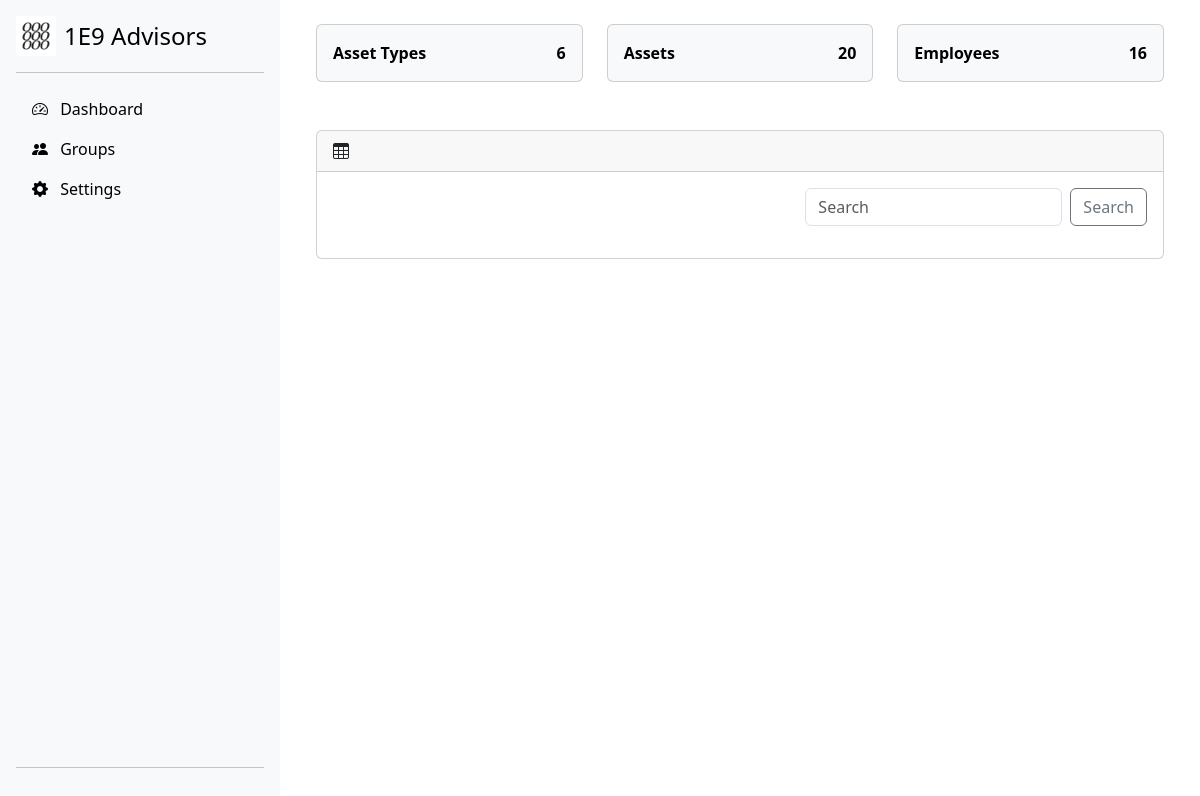
The app's page /newbase/, older data.
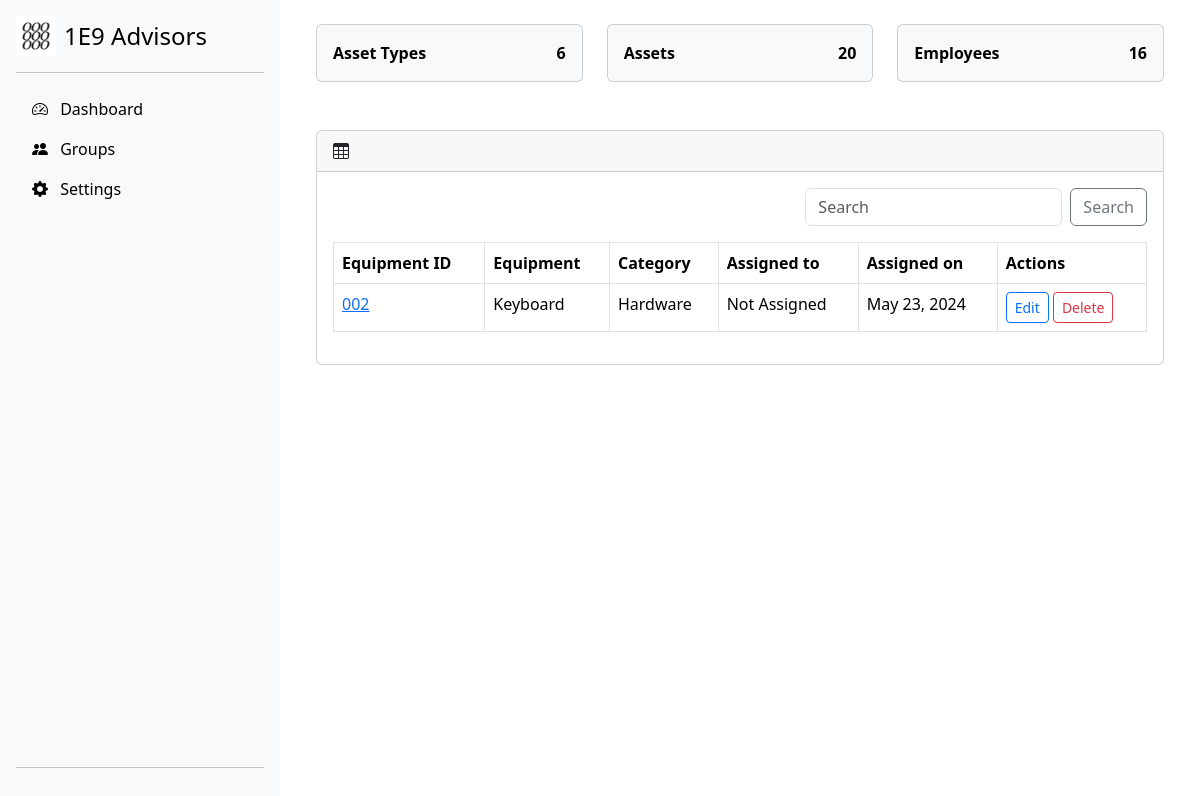
The same page, newer data.
### inventorymanager/models.py (models this page shows, shortened)
class Assets(models.Model) :
    equipment_id = models.CharField(max_length=30)
    equipment_name = models.CharField(max_length=30)
    category = models.CharField(max_length=30)
    employee = models.CharField(default="Not Assigned",max_length=30)
    assigned_on = models.DateField(default=timezone.now)

### inventorymanager/views.py (the view)
# urls.py: path("newbase/",views.RecordsView.as_view(),name='newbase'),
class RecordsView(generic.ListView):
    template_name = "inventorymanager/newbase.html"
    context_object_name = "records"
    def get_queryset(self) -> QuerySet[Any]:
        return Assets.objects.all()

### inventorymanager/templates/inventorymanager/newbase.html (shortened to what the changed rows need)
<!DOCTYPE html>
<html lang="en">
<head>
    <!-- {% load bootstrap5 %}
    {% bootstrap_css %}
    {% bootstrap_javascript %} -->
    <link href="https://cdn.jsdelivr.net/npm/bootstrap@5.3.3/dist/css/bootstrap.min.css" rel="stylesheet">
    <link rel="stylesheet" href="https://cdn.jsdelivr.net/npm/bootstrap-icons@1.9.1/font/bootstrap-icons.css">
</head>
<body>
    <div class="d-flex">
        <div class="container-fluid">
            <main>
                <div class="container-fluid px-4">
                    <div class="card mb-4">
                        <div class="card-body">
                            <div class="">
                                <div class="mb-1">
                                    {% if records %}
                                    <table class="table table-hover table-bordered fw-normal">
                                        <thead>
                                            <tr>
                                                <th>Equipment ID</th>
                                                <th>Equipment</th>
                                                <th>Category</th>
                                                <th>Assigned to</th>
                                                <th>Assigned on</th>
                                                <th>Actions</th>
                                            </tr>
                                        </thead>
                                        <tbody>
                                            {% for record in records %}
                                            <tr>
                                                <td><a class="first-col" href="#">{{ record.equipment_id }}</a></td>
                                                <td>{{ record.equipment_name }}</td>
                                                <td>{{ record.category }}</td>
                                                <td>{{ record.employee }}</td>
                                                <td>{{ record.assigned_on }}</td>
                                                <td>
                                                    <button type="button" data-id="{{ record.id }}" class="btn btn-outline-primary btn-sm" data-bs-toggle="modal" data-bs-target="#editModal">
                                                        Edit
                                                    </button>
                                                    <button type="button" class="btn btn-outline-danger btn-sm" data-bs-toggle="modal" data-bs-target="#deleteModal" data-id="{{ record.id }}">
                                                        Delete
                                                    </button>
                                                </td>
                                            </tr>
                                            {% endfor %}
                                        </tbody>
                                    </table>
                                    {% endif %}
                                </div>
                            </div>
                        </div>
                    </div>
                </div>
            </main>
        </div>
    </div>
</body>
</html>

Row changes from the older to the newer data that the page shows:
added Assets: equipment_id "002", equipment_name "Keyboard", category "Hardware", employee "Not Assigned", assigned_on "May 23, 2024"
Text that changed along with them:
text now shown: "Equipment ID Equipment Category Assigned to Assigned on Actions"
